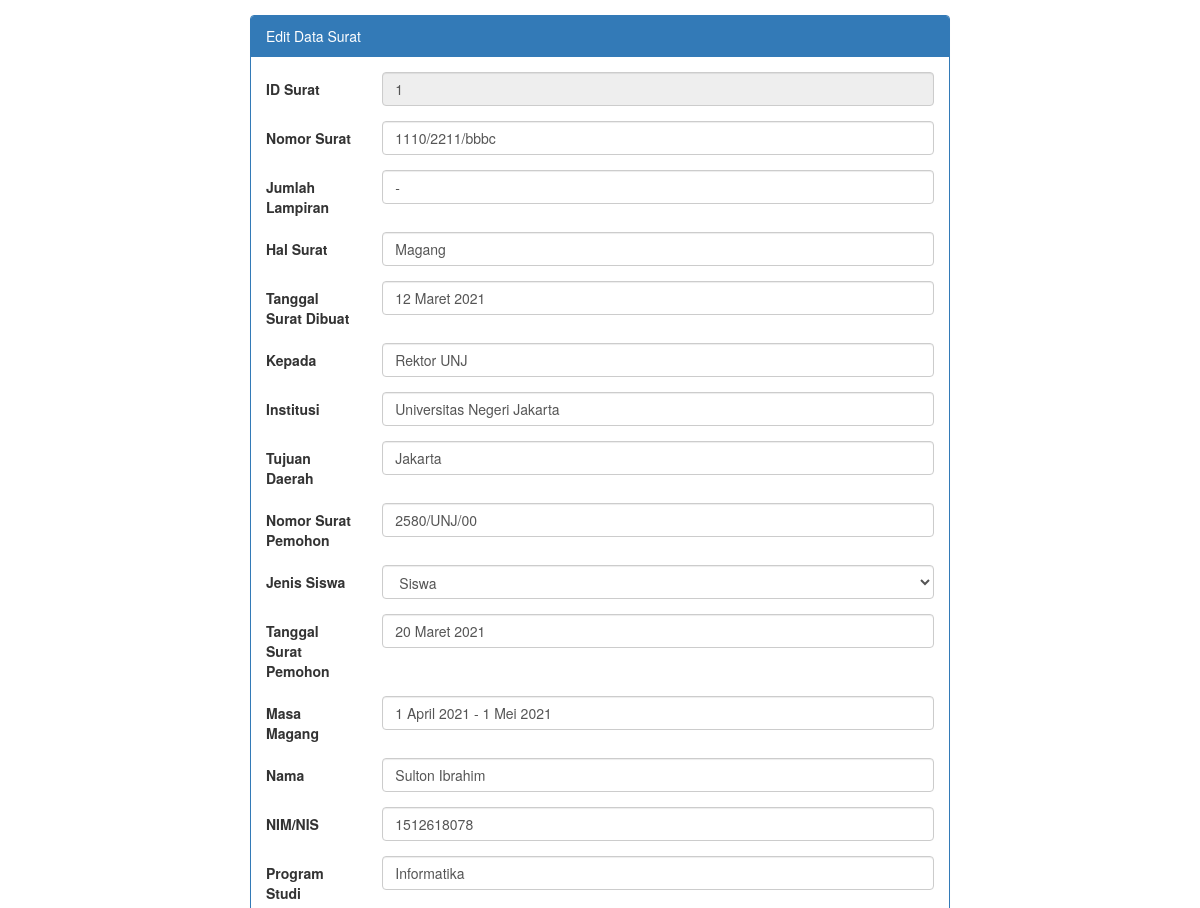
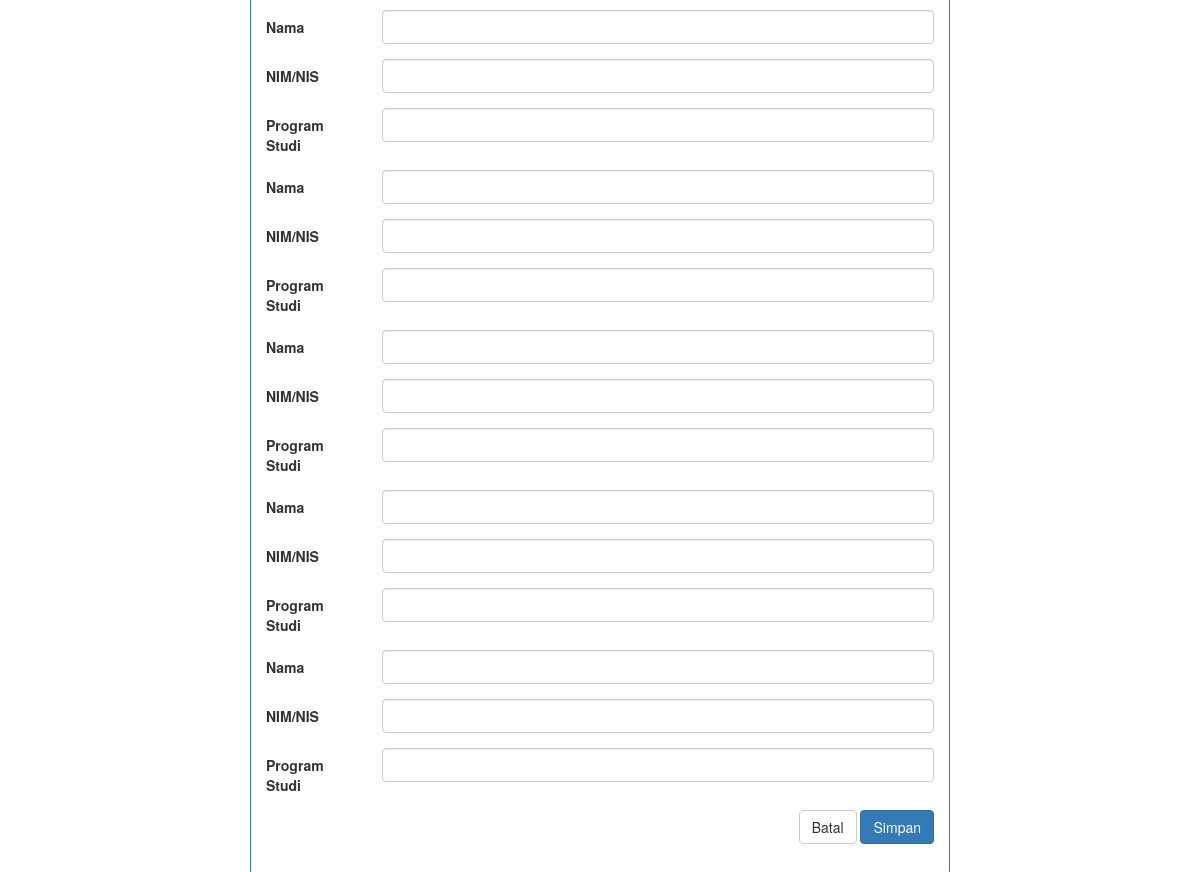
The page /home/formedit/1 on the database its author committed (2 pictures, top to bottom).
### tables this page shows
CREATE TABLE `surat` (
  `id_surat` int(11) NOT NULL,
  `no_surat` varchar(255) NOT NULL,
  `lampiran` varchar(3) NOT NULL,
  `hal_surat` varchar(255) NOT NULL,
  `tglsurat_dibuat` varchar(255) NOT NULL,
  `kepada_surat` varchar(255) NOT NULL,
  `institusi_surat` varchar(255) NOT NULL,
  `daerah_surat` varchar(255) NOT NULL,
  `no_surat_pemohon` varchar(255) NOT NULL,
  `jenis_siswa` varchar(255) NOT NULL,
  `tglsurat_pemohon` varchar(255) NOT NULL,
  `masa_magang` varchar(255) NOT NULL,
  `nama` varchar(255) NOT NULL,
  `nim` varchar(255) NOT NULL,
  `program_studi` varchar(255) NOT NULL,
  `nama2` varchar(255) NOT NULL,
  `nim2` varchar(255) NOT NULL,
  `program_studi2` varchar(255) NOT NULL,
  `nama3` varchar(255) NOT NULL,
  `nim3` varchar(255) NOT NULL,
  `program_studi3` varchar(255) NOT NULL,
  `nama4` varchar(255) NOT NULL,
  `nim4` varchar(255) NOT NULL,
  `program_studi4` varchar(255) NOT NULL,
  `nama5` varchar(255) NOT NULL,
  `nim5` varchar(255) NOT NULL,
  `program_studi5` varchar(255) NOT NULL,
  `nama6` varchar(255) NOT NULL,
  `nim6` varchar(255) NOT NULL,
  `program_studi6` varchar(255) NOT NULL
);

### application/controllers/Home.php (called while the page is built, shortened)
<?php
class Home extends CI_Controller
{
	public function __construct()
	{
		$this->load->model('model_surat');
		$this->load->helper(['url_helper', 'form']);
		$this->load->library(['form_validation', 'session', 'pdf']);
	}
	public function formedit($id)
	{
		$data['title'] = 'Edit Data | Test tampil Database';
		$data['db'] = $this->model_surat->edit_surat($id);
		$this->load->view('templates/header', $data);
		$this->load->view('formedit', $data);
		$this->load->view('templates/footer');
	}
}

### index.php (called while the page is built, shortened)
<?php
require_once BASEPATH.'core/CodeIgniter.php';

### application/config/database.php (called while the page is built, shortened)
<?php
$db['default'] = array(
	'dsn'	=> '',
	'hostname' => 'localhost',
	'username' => 'root',
	'password' => '',
	'database' => 'database_surat',
	'dbdriver' => 'mysqli',
	'dbprefix' => '',
	'pconnect' => FALSE,
	'db_debug' => (ENVIRONMENT !== 'production'),
	'cache_on' => FALSE,
	'cachedir' => '',
	'char_set' => 'utf8',
	'dbcollat' => 'utf8_general_ci',
	'swap_pre' => '',
	'encrypt' => FALSE,
	'compress' => FALSE,
	'stricton' => FALSE,
	'failover' => array(),
	'save_queries' => TRUE
);

### application/models/model_surat.php (called while the page is built, shortened)
<?php
class model_surat extends CI_Model
{
	public function edit_surat($id)
	{
		$query = $this->db->get_where('surat', ['id_surat' => $id]);
		return $query->row();
	}
}

### application/views/formedit.php (the view, shortened to what this page needs)
<section class="container-fluid">
	<div class="row">
		<div class="form-input clearfix">
			<div class="col-md-auto">
				<div class="panel panel-primary">
					<div class="panel-heading">Edit Data Surat</div>
					<div class="panel-body">
						<?php echo form_open('home/updatesurat/' . $db->id_surat, ['class' => 'form-horizontal', 'method' => 'post']); ?>
						<div class="form-group <?php echo (form_error('id_surat') != '') ? 'has-error has-feedback' : '' ?>">
							<label for="id_surat" class="control-label col-sm-2">ID Surat </label>
							<div class="col-sm-10">
								<input type="text" class="form-control" name="id_surat" value="<?php echo set_value('id_surat', $db->id_surat); ?>" readonly>
							</div>
						</div>
						<div class="form-group">
							<label for="no_surat" class="control-label col-sm-2">Nomor Surat </label>
							<div class="col-sm-10">
								<input type="text" class="form-control" name="no_surat" value="<?php echo set_value('no_surat', $db->no_surat); ?>">
							</div>
						</div>
						<div class="form-group">
							<label for="lampiran" class="control-label col-sm-2">Jumlah Lampiran </label>
							<div class="col-sm-10">
								<input type="text" class="form-control" name="lampiran" value="<?php echo set_value('lampiran', $db->lampiran); ?>">
							</div>
						</div>
						<div class="form-group">
							<label for="hal_surat" class="control-label col-sm-2">Hal Surat </label>
							<div class="col-sm-10">
								<input type="text" class="form-control" name="hal_surat" value="<?php echo set_value('hal_surat', $db->hal_surat); ?>">
							</div>
						</div>
						<div class="form-group">
							<label for="tglsurat_dibuat" class="control-label col-sm-2">Tanggal Surat Dibuat </label>
							<div class="col-sm-10">
								<input type="text" class="form-control" name="tglsurat_dibuat" value="<?php echo set_value('tglsurat_dibuat', $db->tglsurat_dibuat); ?>">
							</div>
						</div>
						<div class="form-group">
							<label for="kepada_surat" class="control-label col-sm-2">Kepada </label>
							<div class="col-sm-10">
								<input type="text" class="form-control" name="kepada_surat" value="<?php echo set_value('kepada_surat', $db->kepada_surat); ?>">
							</div>
						</div>
						<div class="form-group">
							<label for="institusi_surat" class="control-label col-sm-2">Institusi </label>
							<div class="col-sm-10">
								<input type="text" class="form-control" name="institusi_surat" value="<?php echo set_value('institusi_surat', $db->institusi_surat); ?>">
							</div>
						</div>
						<div class="form-group">
							<label for="daerah_surat" class="control-label col-sm-2">Tujuan Daerah </label>
							<div class="col-sm-10">
								<input type="text" class="form-control" name="daerah_surat" value="<?php echo set_value('daerah_surat', $db->daerah_surat); ?>">
							</div>
						</div>
						<div class="form-group">
							<label for="no_surat_pemohon" class="control-label col-sm-2">Nomor Surat Pemohon</label>
							<div class="col-sm-10">
								<input type="text" class="form-control" name="no_surat_pemohon" value="<?php echo set_value('no_surat_pemohon', $db->no_surat_pemohon); ?>">
							</div>
						</div>
						<div class="form-group">
							<label for="jenis_siswa" class="control-label col-sm-2">Jenis Siswa</label>
							<div class="col-sm-10">
								<select type="text" class="form-control" name="jenis_siswa" value="<?php echo set_value('jenis_siswa', $db->jenis_siswa); ?>">
									<option value="<?php echo set_value('jenis_siswa', $db->jenis_siswa); ?>"><?php echo set_value('jenis_siswa', $db->jenis_siswa); ?></option>
								</select>
							</div>
						</div>
						<div class="form-group">
							<label for="tglsurat_pemohon" class="control-label col-sm-2">Tanggal Surat Pemohon</label>
							<div class="col-sm-10">
								<input type="text" class="form-control" name="tglsurat_pemohon" value="<?php echo set_value('tglsurat_pemohon', $db->tglsurat_pemohon); ?>">
							</div>
						</div>
						<div class="form-group">
							<label for="masa_magang" class="control-label col-sm-2">Masa Magang </label>
							<div class="col-sm-10">
								<input type="text" class="form-control" name="masa_magang" value="<?php echo set_value('masa_magang', $db->masa_magang); ?>">
							</div>
						</div>
						<div class="form-group">
							<label for="nama" class="control-label col-sm-2">Nama </label>
							<div class="col-sm-10">
								<input type="text" class="form-control" name="nama" value="<?php echo set_value('nama', $db->nama); ?>">
							</div>
						</div>
						<div class="form-group">
							<label for="nim" class="control-label col-sm-2">NIM/NIS </label>
							<div class="col-sm-10">
								<input type="text" class="form-control" name="nim" value="<?php echo set_value('nim', $db->nim); ?>">
							</div>
						</div>
						<div class="form-group">
							<label for="program_studi" class="control-label col-sm-2">Program Studi </label>
							<div class="col-sm-10">
								<input type="text" class="form-control" name="program_studi" value="<?php echo set_value('program_studi', $db->program_studi); ?>">
							</div>
						</div>
						<div class="form-group">
							<label for="nama2" class="control-label col-sm-2">Nama </label>
							<div class="col-sm-10">
								<input type="text" class="form-control" name="nama2" value="<?php echo set_value('nama', $db->nama2); ?>">
							</div>
						</div>
						<div class="form-group">
							<label for="nim2" class="control-label col-sm-2">NIM/NIS </label>
							<div class="col-sm-10">
								<input type="text" class="form-control" name="nim2" value="<?php echo set_value('nim', $db->nim2); ?>">
							</div>
						</div>
						<div class="form-group">
							<label for="program_studi2" class="control-label col-sm-2">Program Studi </label>
							<div class="col-sm-10">
								<input type="text" class="form-control" name="program_studi2" value="<?php echo set_value('program_studi', $db->program_studi2); ?>">
							</div>
						</div>
						<div class="form-group">
							<label for="nama3" class="control-label col-sm-2">Nama </label>
							<div class="col-sm-10">
								<input type="text" class="form-control" name="nama3" value="<?php echo set_value('nama', $db->nama3); ?>">
							</div>
						</div>
						<div class="form-group">
							<label for="nim3" class="control-label col-sm-2">NIM/NIS </label>
							<div class="col-sm-10">
								<input type="text" class="form-control" name="nim3" value="<?php echo set_value('nim', $db->nim3); ?>">
							</div>
						</div>
						<div class="form-group">
							<label for="program_studi3" class="control-label col-sm-2">Program Studi </label>
							<div class="col-sm-10">
								<input type="text" class="form-control" name="program_studi3" value="<?php echo set_value('program_studi', $db->program_studi3); ?>">
							</div>
						</div>
						<div class="form-group">
							<label for="nama4" class="control-label col-sm-2">Nama </label>
							<div class="col-sm-10">
								<input type="text" class="form-control" name="nama4" value="<?php echo set_value('nama', $db->nama4); ?>">
							</div>
						</div>
						<div class="form-group">
							<label for="nim4" class="control-label col-sm-2">NIM/NIS </label>
							<div class="col-sm-10">
								<input type="text" class="form-control" name="nim4" value="<?php echo set_value('nim', $db->nim4); ?>">
							</div>
						</div>
						<div class="form-group">
							<label for="program_studi4" class="control-label col-sm-2">Program Studi </label>
							<div class="col-sm-10">
								<input type="text" class="form-control" name="program_studi4" value="<?php echo set_value('program_studi', $db->program_studi4); ?>">
							</div>
						</div>
						<div class="form-group">
							<label for="nama5" class="control-label col-sm-2">Nama </label>
							<div class="col-sm-10">
								<input type="text" class="form-control" name="nama5" value="<?php echo set_value('nama', $db->nama5); ?>">
							</div>
						</div>
						<div class="form-group">
							<label for="nim5" class="control-label col-sm-2">NIM/NIS </label>
							<div class="col-sm-10">
								<input type="text" class="form-control" name="nim5" value="<?php echo set_value('nim', $db->nim5); ?>">
							</div>
						</div>
						<div class="form-group">
							<label for="program_studi5" class="control-label col-sm-2">Program Studi </label>
							<div class="col-sm-10">
								<input type="text" class="form-control" name="program_studi5" value="<?php echo set_value('program_studi', $db->program_studi5); ?>">
							</div>
						</div>
						<div class="form-group">
							<label for="nama6" class="control-label col-sm-2">Nama </label>
							<div class="col-sm-10">
								<input type="text" class="form-control" name="nama6" value="<?php echo set_value('nama', $db->nama6); ?>">
							</div>
						</div>
						<div class="form-group">
							<label for="nim6" class="control-label col-sm-2">NIM/NIS </label>
							<div class="col-sm-10">
								<input type="text" class="form-control" name="nim6" value="<?php echo set_value('nim', $db->nim6); ?>">
							</div>
						</div>
						<div class="form-group">
							<label for="program_studi6" class="control-label col-sm-2">Program Studi </label>
							<div class="col-sm-10">
								<input type="text" class="form-control" name="program_studi6" value="<?php echo set_value('program_studi', $db->program_studi6); ?>">
							</div>
						</div>
						<div class="form-group">
							<div class="btn-form col-sm-12">
								<a href="<?php echo base_url('home/lihatdata'); ?>"><button type="button" class='btn btn-default'>Batal</button></a>
								<button type="submit" class='btn btn-primary'>Simpan</button>
							</div>
						</div>
						<?php echo form_close(); ?>
					</div>
				</div>
			</div>
		</div>
	</div>
</section>

### application/views/templates/header.php (shortened to what this page needs)
<!DOCTYPE html>
<html>
<head>
	<link rel="stylesheet" href="<?php echo base_url('assets/bootstrap/css/bootstrap.min.css'); ?>">
</head>
<body>

### application/views/templates/footer.php (shortened to what this page needs)
</body>
</html>

### application/views/templates/header.php (style rules this page uses)
.container-fluid { padding: 15px; }
.control-label { text-align: left !important; }
.form-input { max-width: 700px; margin: 0 auto; }
.btn-form { text-align: right; }

### rows shown on the page
surat: id_surat "1", no_surat "1110/2211/bbbc", lampiran "-", hal_surat "Magang", tglsurat_dibuat "12 Maret 2021", kepada_surat "Rektor UNJ", institusi_surat "Universitas Negeri Jakarta", daerah_surat "Jakarta", no_surat_pemohon "2580/UNJ/00", jenis_siswa "Siswa", tglsurat_pemohon "20 Maret 2021", masa_magang "1 April 2021 - 1 Mei 2021", nama "Sulton Ibrahim", nim "1512618078", program_studi "Informatika"
